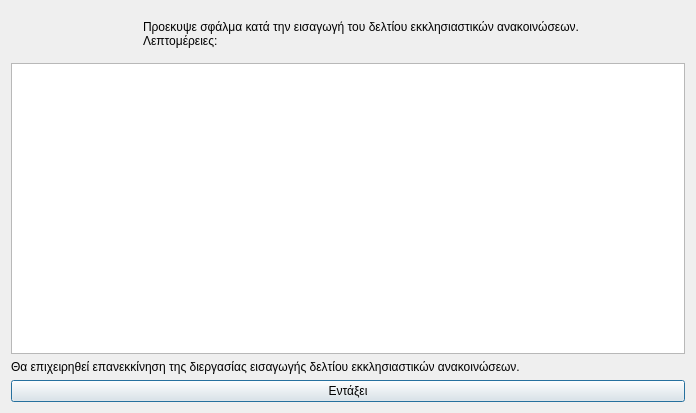
<?xml version="1.0" encoding="UTF-8"?>
<ui version="4.0">
 <class>Dialog</class>
 <widget class="QDialog" name="Dialog">
  <property name="geometry">
   <rect>
    <x>0</x>
    <y>0</y>
    <width>696</width>
    <height>413</height>
   </rect>
  </property>
  <property name="windowTitle">
   <string>Σφάλμα στην διεργασία εισαγωγής δελτίου εκκλησιαστικών ανακοινώσεων</string>
  </property>
  <property name="windowIcon">
   <iconset resource="../../../../icons.qrc">
    <normaloff>:/rest-windows/assets/images/rest-windows/information.png</normaloff>:/rest-windows/assets/images/rest-windows/information.png</iconset>
  </property>
  <layout class="QGridLayout" name="gridLayout">
   <item row="0" column="0">
    <widget class="QFrame" name="frame">
     <property name="styleSheet">
      <string notr="true">QFrame{border:0px;}</string>
     </property>
     <property name="frameShape">
      <enum>QFrame::StyledPanel</enum>
     </property>
     <property name="frameShadow">
      <enum>QFrame::Raised</enum>
     </property>
     <layout class="QHBoxLayout" name="horizontalLayout">
      <item>
       <widget class="QLabel" name="image_label">
        <property name="maximumSize">
         <size>
          <width>117</width>
          <height>117</height>
         </size>
        </property>
        <property name="text">
         <string/>
        </property>
        <property name="pixmap">
         <pixmap resource="../../../../icons.qrc">:/rest-windows/assets/images/rest-windows/information.png</pixmap>
        </property>
        <property name="scaledContents">
         <bool>true</bool>
        </property>
       </widget>
      </item>
      <item>
       <widget class="QLabel" name="label">
        <property name="text">
         <string>Προεκυψε σφάλμα κατά την εισαγωγή του δελτίου εκκλησιαστικών ανακοινώσεων.
Λεπτομέρειες:</string>
        </property>
        <property name="alignment">
         <set>Qt::AlignJustify|Qt::AlignVCenter</set>
        </property>
       </widget>
      </item>
     </layout>
    </widget>
   </item>
   <item row="3" column="0">
    <widget class="QPushButton" name="ok">
     <property name="text">
      <string>Εντάξει</string>
     </property>
     <property name="icon">
      <iconset resource="../../../../icons.qrc">
       <normaloff>:/rest-windows/assets/images/rest-windows/ok.png</normaloff>:/rest-windows/assets/images/rest-windows/ok.png</iconset>
     </property>
    </widget>
   </item>
   <item row="1" column="0">
    <widget class="QPlainTextEdit" name="details"/>
   </item>
   <item row="2" column="0">
    <widget class="QLabel" name="label_2">
     <property name="text">
      <string>Θα επιχειρηθεί επανεκκίνηση της διεργασίας εισαγωγής δελτίου εκκλησιαστικών ανακοινώσεων.</string>
     </property>
     <property name="alignment">
      <set>Qt::AlignJustify|Qt::AlignVCenter</set>
     </property>
    </widget>
   </item>
  </layout>
 </widget>
 <tabstops>
  <tabstop>details</tabstop>
  <tabstop>ok</tabstop>
 </tabstops>
 <resources>
  <include location="../../../../icons.qrc"/>
  <include location="../../../../icons.qrc"/>
  <include location="../../../../icons.qrc"/>
  <include location="../../../../icons.qrc"/>
  <include location="../../../../icons.qrc"/>
 </resources>
 <connections/>
</ui>
